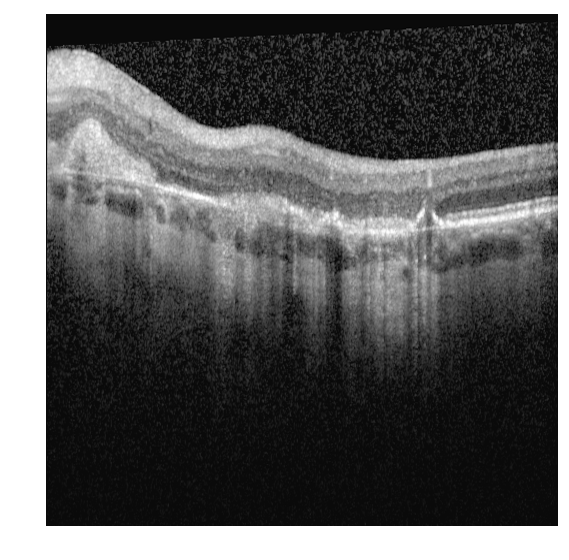
#> input picture Train-Data/NoSRF/input_0_1.png, 569 x 560 px, given as the content of the folder Train-Data/NoSRF/input_0_1.png, which was not available
$ python -i utils.py   (imports and definitions only)
#> lines starting #> are read from the running program, lines starting #| are printed output that depends on the picture; after the words box and inside, x2 and y2 are one past the last pixel; in counts of white or black regions, pixels touching at a corner belong together; pictures that were not available may be replaced by others from this repository, and a replacement may not be noted
#!/usr/bin/env python3
# -*- coding: utf-8 -*-
"""
Functions to crop image and retain only the retinal structures.
"""
import numpy as np
from skimage import filters, color, exposure
import os
import matplotlib.pyplot as plt
from skimage.restoration import denoise_bilateral, denoise_nl_means, estimate_sigma


def create_mask(img, sigma=2):
    """
    creates a binary mask of the OCT image

    input: image
    output: mask of the image
    """
#> called with sigma = 2
    blur = filters.gaussian(img, sigma)
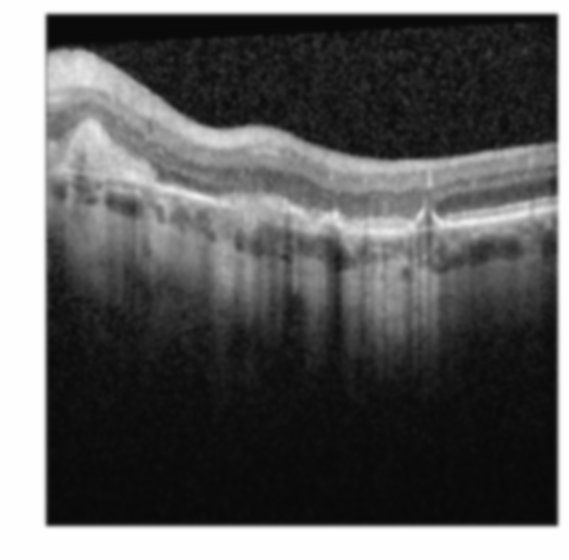
#> blur: shape (560, 569) float32; min 0.0392, max 1, mean 0.37
    threshold = filters.threshold_otsu(blur)
#> threshold = 0.473
    mask = blur > threshold
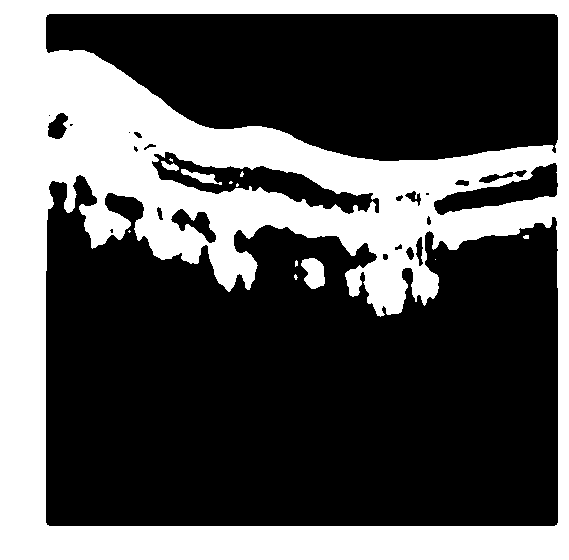
#> mask: shape (560, 569) bool; 34.4% white; 13 white regions (8 under 20 px), largest, box (x1, y1, x2, y2) and area: (0, 0, 569, 560) 108773, (301, 258, 325, 289) 535, (181, 169, 222, 185) 248, (161, 161, 179, 171) 98, (523, 235, 529, 239) 21

    return mask


def remove_border(img, mask):
    """
    removes the white border from the original image and the mask

    input: original image and its mask
    output: image and mask without the white border
    """
    border = np.where(mask == 0)
#> border = 208884 positions, rows 14 to 525, columns 46 to 557
    top, down = (min(border[0]), max(border[0]))
#> top = 14; down = 525
    left, right = (min(border[1]), max(border[1]))
#> left = 46; right = 557

    img_no_border = img[top:down, left:right]
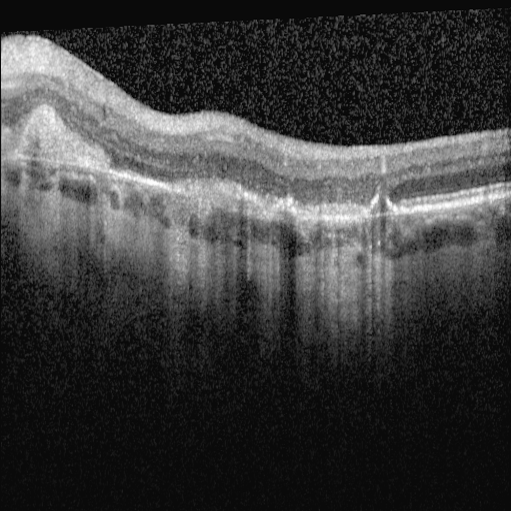
#> img_no_border: shape (511, 511) float32; min 0, max 1, mean 0.235
    mask_no_border = mask[top:down, left:right]
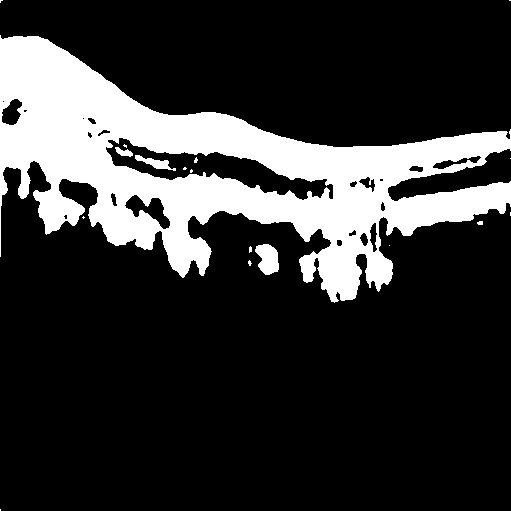
#> mask_no_border: shape (511, 511) bool; 20.3% white; 18 white regions (13 under 20 px), largest, box (x1, y1, x2, y2) and area: (0, 35, 511, 303) 52110, (255, 244, 279, 275) 535, (135, 155, 176, 171) 248, (115, 147, 133, 157) 98, (477, 221, 483, 225) 21

    return img_no_border, mask_no_border


def crop(img_no_border, mask_no_border):
    """
    crops image without border according to the mask
    to get only the retinal structure

    input: image without any white border and its mask
    output: cropped image with only retinal layer
    """
    box = np.where(mask_no_border[5:-5, 5:-5] == 1)
#> box = 52103 positions, rows 31 to 297, columns 0 to 500
    top, down = (min(box[0]), max(box[0]))
#> top = 31; down = 297
    left, right = (min(box[1]), max(box[1]))
#> left = 0; right = 500

    cropped_img = img_no_border[top:down, left:right]
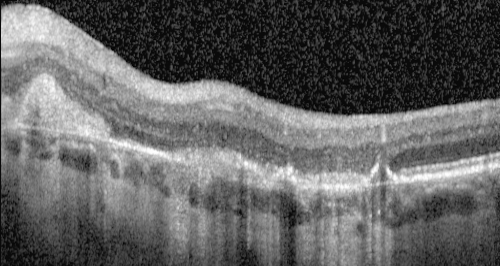
#> cropped_img: shape (266, 500) float32; min 0, max 1, mean 0.384

    return cropped_img


def crop_images(path_to_images):
    """
    crops all the images within a folder

    input: path to the folder with images to crop
    output: list of cropped images
    """
    images = [os.path.basename(file) for file in os.listdir(path_to_images)]
    cropped_images = []

    for file in images:
        os.chdir(path_to_images)
        img = color.rgb2gray(plt.imread(file))

        mask = create_mask(img)
        img_no_border, mask_no_border = remove_border(img, mask)
        crop_img = crop(img_no_border, mask_no_border)

        cropped_images.append(crop_img)

    return cropped_images


def histogram_equalization(image):
    """
    Adjusts contrasts of an image using it's histogram

    input: image
    output: image after histogram equalization
    """
    img_eq = exposure.equalize_hist(image)

    return img_eq


def bilateral_denoising(image):
    """
    Removes noise from an image by linear filtering

    input: image
    output: image after denoising
    """
    img_denoised = denoise_bilateral(image)

    return img_denoised


def nlm_denoising(image):
    """
    Removes noise from an image by non-local mean filtering

    input: image
    output: image after denoising
    """
    # estimate the noise standard deviation from the noisy image
    sigma_est = np.mean(estimate_sigma(image))

    # fast algorithm
    img_denoised = denoise_nl_means(image, h=0.8 * sigma_est, fast_mode=True)

    return img_denoised

>>> result = crop_images('Train-Data/NoSRF/input_0_1.png')
#> result = 1 item

$ run again, on Train-Data/NoSRF/input_10_1.png
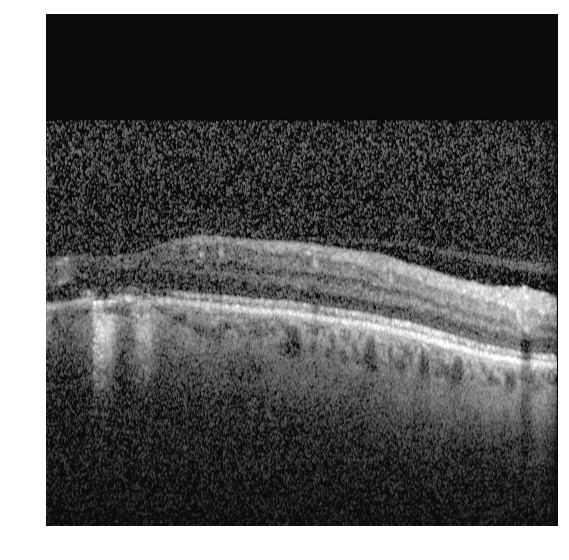
#> input picture Train-Data/NoSRF/input_10_1.png, 569 x 560 px, given as the content of the folder Train-Data/NoSRF/input_10_1.png, which was not available
#> threshold = 0.535
#> in create_mask, `mask = blur > threshold`:
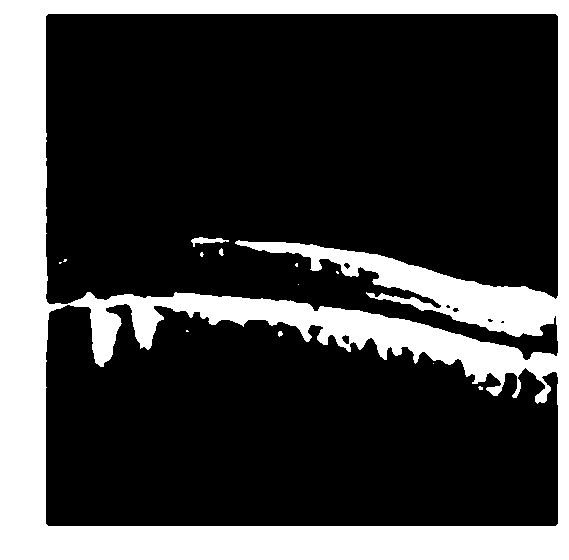
#> mask: shape (560, 569) bool; 25.3% white; 13 white regions (9 under 20 px), largest, box (x1, y1, x2, y2) and area: (0, 0, 569, 560) 80411, (191, 237, 229, 247) 167, (219, 248, 224, 256) 26, (278, 331, 283, 337) 22
#> border = 237947 positions, rows 14 to 525, columns 46 to 557
#> in remove_border, `top, down = (min(border[0]), max(border[0]))`: top = 14; down = 525
#> in remove_border, `left, right = (min(border[1]), max(border[1]))`: left = 46; right = 557
#> mask_no_border: shape (511, 511) bool; 9.2% white; 27 white regions (20 under 20 px), largest, box (x1, y1, x2, y2) and area: (0, 278, 511, 390) 14685, (189, 226, 511, 323) 9042, (145, 223, 183, 233) 167
#> box = 23680 positions, rows 218 to 384, columns 0 to 500
#> in crop, `top, down = (min(box[0]), max(box[0]))`: top = 218; down = 384
#> in crop, `left, right = (min(box[1]), max(box[1]))`: left = 0; right = 500
#> in crop, `cropped_img = img_no_border[top:down, left:right]`:
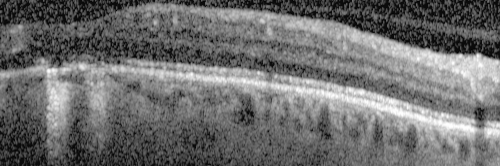
#> cropped_img: shape (166, 500) float32; min 0.00392, max 1, mean 0.434
#> result = 1 item

$ run again, on Train-Data/NoSRF/input_12_1.png
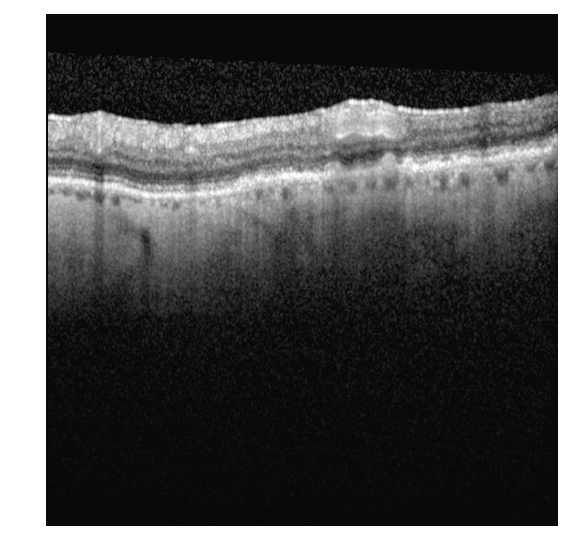
#> input picture Train-Data/NoSRF/input_12_1.png, 569 x 560 px, given as the content of the folder Train-Data/NoSRF/input_12_1.png, which was not available
#> threshold = 0.467
#> in create_mask, `mask = blur > threshold`:
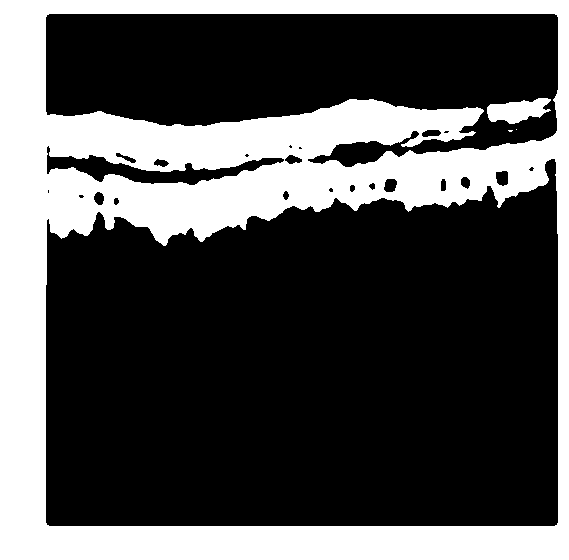
#> mask: shape (560, 569) bool; 31.5% white; 4 white regions (2 under 20 px), largest, box (x1, y1, x2, y2) and area: (0, 0, 569, 560) 99220, (487, 98, 551, 124) 1071
#> border = 218340 positions, rows 14 to 525, columns 46 to 557
#> in remove_border, `top, down = (min(border[0]), max(border[0]))`: top = 14; down = 525
#> in remove_border, `left, right = (min(border[1]), max(border[1]))`: left = 46; right = 557
#> mask_no_border: shape (511, 511) bool; 16.7% white; 8 white regions (5 under 20 px), largest, box (x1, y1, x2, y2) and area: (0, 85, 511, 271) 42516, (441, 84, 505, 110) 1071, (507, 80, 511, 104) 44
#> box = 42913 positions, rows 79 to 226, columns 0 to 500
#> in crop, `top, down = (min(box[0]), max(box[0]))`: top = 79; down = 226
#> in crop, `left, right = (min(box[1]), max(box[1]))`: left = 0; right = 500
#> in crop, `cropped_img = img_no_border[top:down, left:right]`:
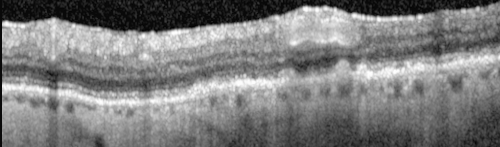
#> cropped_img: shape (147, 500) float32; min 0, max 1, mean 0.49
#> result = 1 item

$ run again, on Train-Data/NoSRF/input_14_1.png
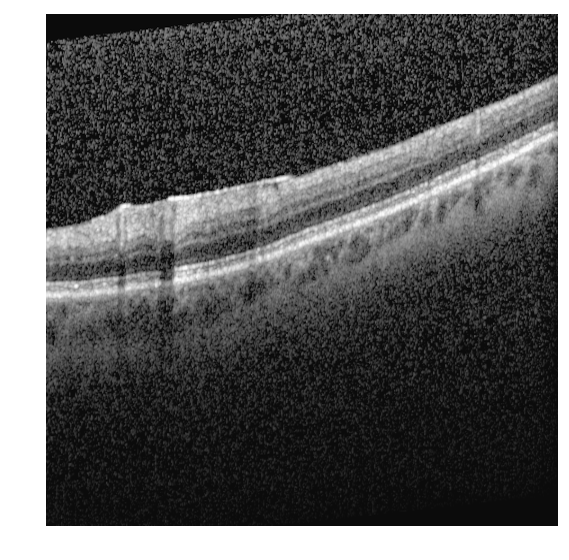
#> input picture Train-Data/NoSRF/input_14_1.png, 569 x 560 px, given as the content of the folder Train-Data/NoSRF/input_14_1.png, which was not available
#> threshold = 0.523
#> in create_mask, `mask = blur > threshold`:
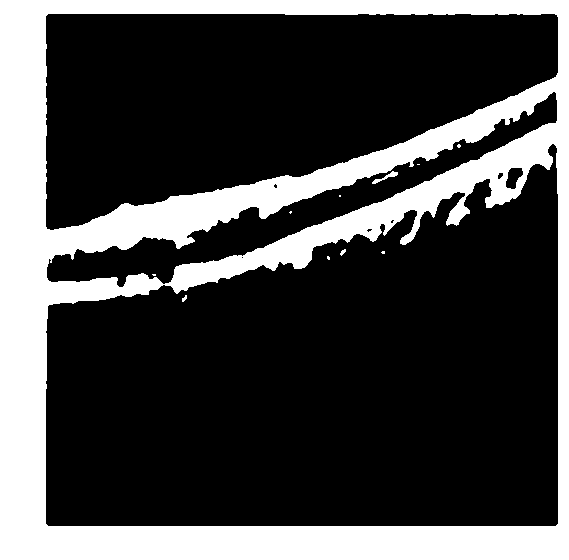
#> mask: shape (560, 569) bool; 27.1% white; 11 white regions (7 under 20 px), largest, box (x1, y1, x2, y2) and area: (0, 0, 569, 560) 86069, (372, 171, 398, 184) 92, (340, 249, 346, 256) 23, (182, 295, 187, 302) 21
#> border = 232383 positions, rows 14 to 525, columns 46 to 557
#> in remove_border, `top, down = (min(border[0]), max(border[0]))`: top = 14; down = 525
#> in remove_border, `left, right = (min(border[1]), max(border[1]))`: left = 46; right = 557
#> mask_no_border: shape (511, 511) bool; 11.3% white; 39 white regions (32 under 20 px), largest, box (x1, y1, x2, y2) and area: (0, 61, 511, 317) 29116, (326, 157, 352, 170) 92, (239, 0, 312, 1) 73
#> box = 28745 positions, rows 60 to 285, columns 0 to 500
#> in crop, `top, down = (min(box[0]), max(box[0]))`: top = 60; down = 285
#> in crop, `left, right = (min(box[1]), max(box[1]))`: left = 0; right = 500
#> in crop, `cropped_img = img_no_border[top:down, left:right]`:
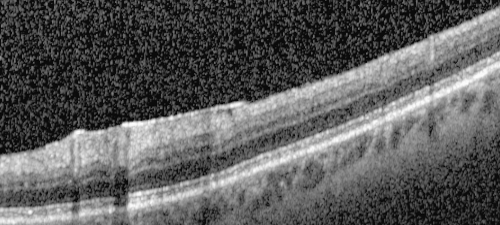
#> cropped_img: shape (225, 500) float32; min 0.00392, max 1, mean 0.36
#> result = 1 item
